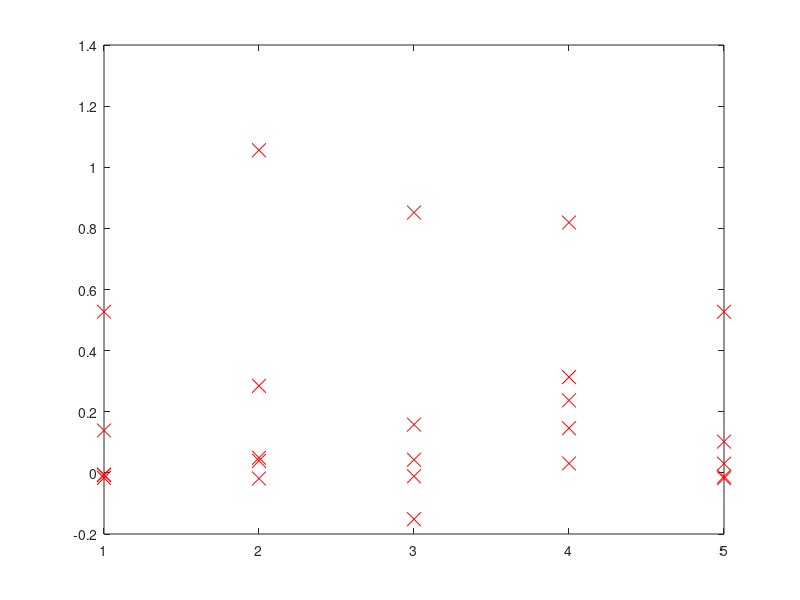

Write the MATLAB code that produced this figure.
%
% @author = brijeshdankhara
% Let me know if there are any issues.
% 


% Load data from .txt file to array
A = load('trainDataXY.txt');
X = load('testDataX.txt');
Ytrain = load('Ytrain50.txt');

for i = 1:45
    AA(1:644,i) = A(2:645,i);
    plot(A(2:645,i),'rx','Markersize',10)
end

B = pinv(AA') * Ytrain'; % 644 x 45 | 45 x 5 = 644 x 5
Ytest1 = B' * X; % 5 x 644 | 644 x 5 = 5 x 5
plot(Ytest1,'rx','Markersize',10)
% Ytest1 will give out a 5x5 matrix:
% The columns are the tested values of vector corresponding to the trained class.
% If 'i'th value in a column 'j' is maximum, this means jth image is closest to ith number of test class.
